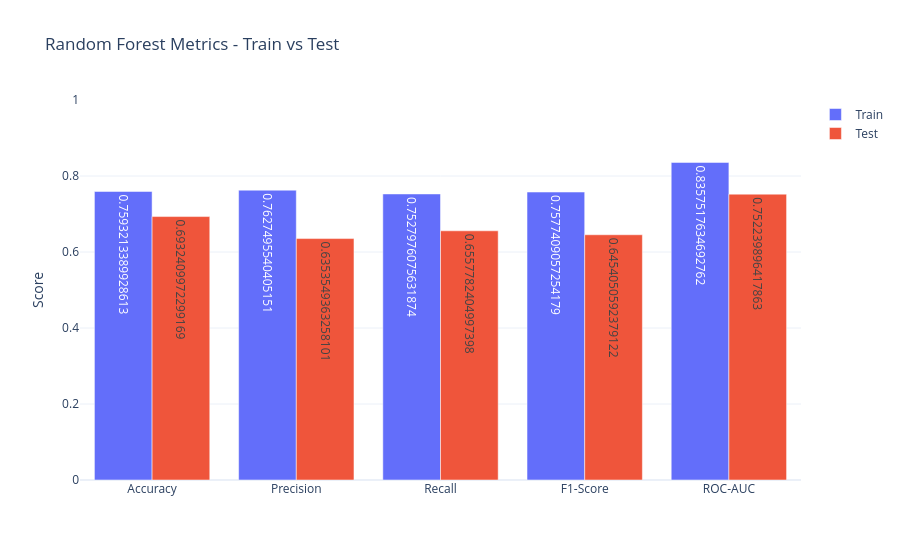

This figure's notebook cell:
### Code cell
import plotly.graph_objects as go
import pandas as pd

# Prepare metrics for plotting
train_metrics_rf = {
    'Accuracy': rf_train_metrics['accuracy'],
    'Precision': rf_train_metrics['precision'],
    'Recall': rf_train_metrics['recall'],
    'F1-Score': rf_train_metrics['f1_score'],
    'ROC-AUC': rf_train_metrics['roc_auc']
}

test_metrics_rf = {
    'Accuracy': rf_test_metrics['accuracy'],
    'Precision': rf_test_metrics['precision'],
    'Recall': rf_test_metrics['recall'],
    'F1-Score': rf_test_metrics['f1_score'],
    'ROC-AUC': rf_test_metrics['roc_auc']
}

metrics_df = pd.DataFrame({
    'Metric': list(train_metrics_rf.keys()),
    'Train': list(train_metrics_rf.values()),
    'Test': list(test_metrics_rf.values())
})

# Create interactive grouped bar chart
fig = go.Figure(data=[
    go.Bar(name='Train', x=metrics_df['Metric'], y=metrics_df['Train'], 
           text=metrics_df['Train'], textposition='auto'),
    go.Bar(name='Test', x=metrics_df['Metric'], y=metrics_df['Test'], 
           text=metrics_df['Test'], textposition='auto')
])

# Customize layout
fig.update_layout(
    title='Random Forest Metrics - Train vs Test',
    yaxis=dict(title='Score', range=[0, 1]),
    barmode='group',
    template='plotly_white'
)

fig.show()

### Figure 1 — Plotly figure (JSON) as saved in the notebook; plotly's stock layout.template omitted (floating-point values rounded to 4 significant figures)
{"data": [{"name": "Train", "text": [0.7593, 0.7627, 0.7528, 0.7577, 0.8358], "textposition": "auto", "type": "bar", "x": ["Accuracy", "Precision", "Recall", "F1-Score", "ROC-AUC"], "y": [0.7593, 0.7627, 0.7528, 0.7577, 0.8358]}, {"name": "Test", "text": [0.6932, 0.6354, 0.6558, 0.6454, 0.7522], "textposition": "auto", "type": "bar", "x": ["Accuracy", "Precision", "Recall", "F1-Score", "ROC-AUC"], "y": [0.6932, 0.6354, 0.6558, 0.6454, 0.7522]}], "layout": {"barmode": "group", "title": {"text": "Random Forest Metrics - Train vs Test"}, "yaxis": {"range": [0, 1], "title": {"text": "Score"}}}}
